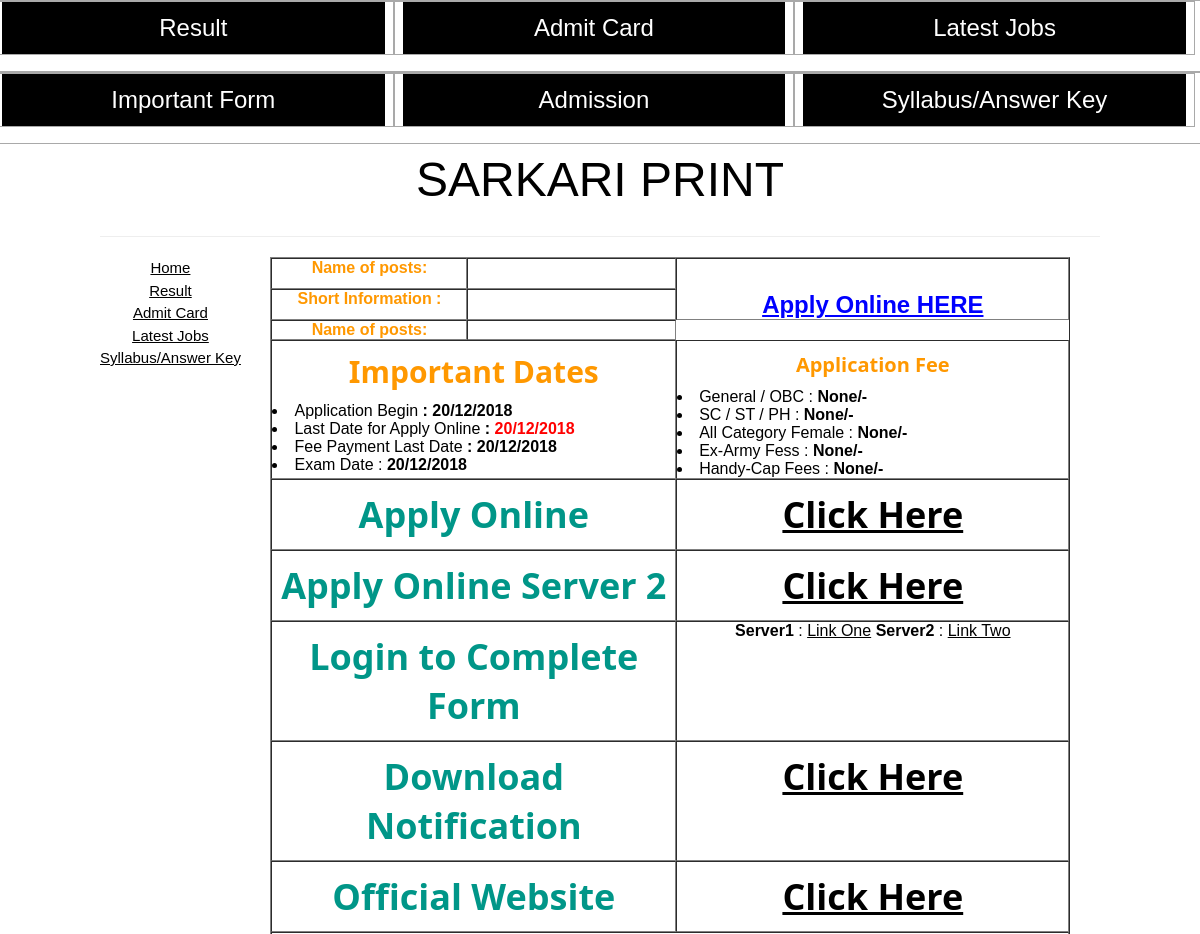
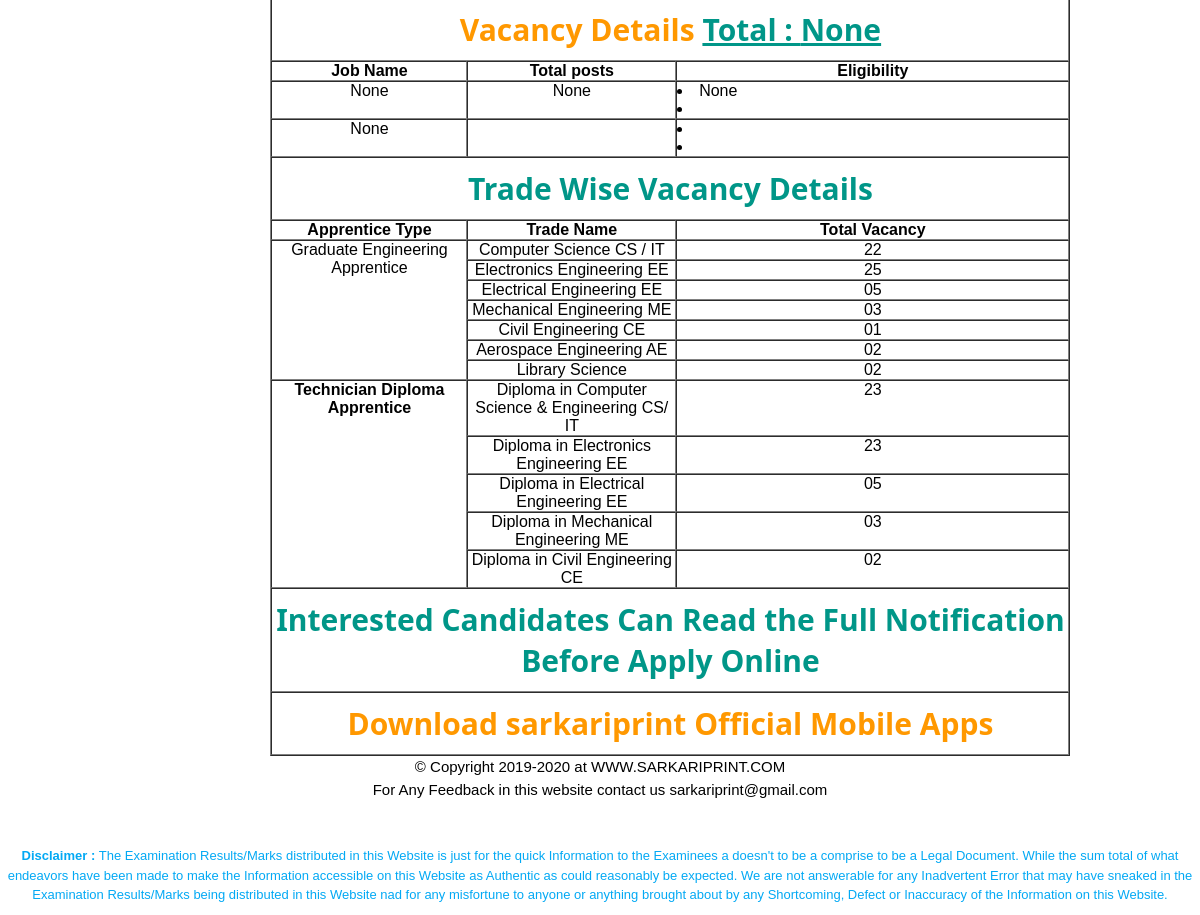
The app's page /result/1/ with its own data (2 pictures, top to bottom).
### scrp/models.py (models this page shows, shortened)
class Result(models.Model):
	author = models.ForeignKey(settings.AUTH_USER_MODEL, on_delete = models.CASCADE)
	resultdetails = models.CharField(max_length = 200)
	resultdetailstitle = models.TextField()
	startdate = models.CharField(max_length = 200,null = True, blank = True)
	lastdate = models.CharField(max_length = 200,null = True, blank = True)
	feedate = models.CharField(max_length = 200,null = True, blank = True)
	examdate = models.CharField(max_length = 200,null = True, blank = True)
	generalfee = models.CharField(max_length = 200,null = True, blank = True)
	obcfee = models.CharField(max_length = 200,null = True, blank = True)
	exarmyfee = models.CharField(max_length = 200,null = True, blank = True)
	handycapfee = models.CharField(max_length = 200,null = True, blank = True)
	girlfee = models.CharField(max_length = 200,null = True, blank = True)
	post1 = models.CharField(max_length = 200,null = True, blank = True)
	post1vacncy = models.CharField(max_length = 200,null = True, blank = True)
	post1qulification = models.CharField(max_length = 200,null = True, blank = True)
	post1qulification2 = models.CharField(max_length = 200,null = True, blank = True)
	post1qulification3 = models.CharField(max_length = 200,null = True, blank = True)
	post1qulification4 = models.CharField(max_length = 200,null = True, blank = True)
	post1qulification5 = models.CharField(max_length = 200,null = True, blank = True)
	post1qulification6 = models.CharField(max_length = 200,null = True, blank = True)
	answerkeylink = models.CharField(max_length = 200,null = True, blank = True)
	officialwebsite = models.CharField(max_length = 200,null = True, blank = True)
	applylink = models.CharField(max_length = 200,null = True, blank = True)
	loginlink = models.CharField(max_length = 200,null = True, blank = True)
	applylink2 = models.CharField(max_length = 200,null = True, blank = True)
	loginlink2 = models.CharField(max_length = 200,null = True, blank = True)
	examnotice = models.CharField(max_length = 200,null = True, blank = True)
	examnotice2 = models.CharField(max_length = 200,null = True, blank = True)
	admitcardlink = models.CharField(max_length = 200,null = True, blank = True)
	reserve = models.CharField(max_length = 200,null = True, blank = True)
	screnshot = models.FileField(upload_to = 'images/p/', null = True,blank = True)
	created_date = models.DateTimeField(default = timezone.now)
	published_date = models.DateTimeField(blank = True, null = True)

### scrp/views.py (the view)
# urls.py: path('result/<int:pk>/', views.result_detail, name='result_detail'),
def result_detail(request, pk):
    posts = get_object_or_404(Result, pk=pk)
    return render(request, 'scrp/result_detail.html', {'posts': posts})

### templates/scrp/result_detail.html (shortened to what this page needs)
<html>{% load static %}
<head>
<link href="{% static 'main.css' %}" rel="stylesheet">
</head>
<body style="background-color:#FFFFFF">
<div class="sarkariprintrow-padding" style="margin:0 -16px">
     <div class="sarkariprinthalf">
	 <a href="{% url 'result' %}">
          <ul class="sarkariprintul sarkariprintwhite sarkariprintcenter">
            <li class="sarkariprintblack sarkariprintxlarge sarkariprintpadding-32">Result</li>
          </ul>
		   </a>
        </div>
        <div class="sarkariprinthalf">
		<a href="{% url 'admit' %}">
          <ul class="sarkariprintul sarkariprintwhite sarkariprintcenter">
            <li class="sarkariprintblack sarkariprintxlarge sarkariprintpadding-32">Admit Card</li>
          </ul>
		  </a>
        </div>
			<div class="sarkariprinthalf  sarkariprintmargin-bottom">
 <a href="{% url 'post_list' %}">
          <ul class="sarkariprintul sarkariprintwhite sarkariprintcenter">
            <li class="sarkariprintblack sarkariprintxlarge sarkariprintpadding-32">Latest Jobs</li>
            </ul>
			</a>
        </div>
      </div>
<div class="sarkariprintrow-padding" style="margin:0 -16px">
        <div class="sarkariprinthalf">
		<a href="{% url 'important' %}">
          <ul class="sarkariprintul sarkariprintwhite sarkariprintcenter">
            <li class="sarkariprintblack sarkariprintxlarge sarkariprintpadding-32">Important Form</li>
		</a>
        </div>
        <div class="sarkariprinthalf">
          <a href="{% url 'admission' %}">
          <ul class="sarkariprintul sarkariprintwhite sarkariprintcenter">
            <li class="sarkariprintblack sarkariprintxlarge sarkariprintpadding-32">Admission</li>
             </ul>
			 </a>
        </div>
		<div class="sarkariprinthalf  sarkariprintmargin-bottom">
 <a href="{% url 'answer' %}">
          <ul class="sarkariprintul sarkariprintwhite sarkariprintcenter">
            <li class="sarkariprintblack sarkariprintxlarge sarkariprintpadding-32">Syllabus/Answer Key</li>
          </ul>
		  </a>
        </div>
      </div>
<div align="center">
<div style="height:auto; width:1000px; margin:0">
<div id="header" style="cursor: pointer;">
<div id="head-title">
<font size="+4">SARKARI PRINT</font>
<hr>
</div>
<div id="hmenu">
<ul class="hmenu">
<li>
<a href="{% url 'home' %}" class="parent">
<span>Home</span>
</a>
</li>
<li>
<a href="{% url 'result' %}" class="parent">
<span>Result</span>
</a>
</li>
<li>
<a href="{% url 'admit' %}" class="parent">
<span>Admit Card</span>
</a>
</li>
<li>
<a href="{% url 'post_list' %}" class="parent">
<span>Latest Jobs</span>
</a>
</li>
<li>
<a href="{% url  'answer' %}" class="parent">
<span>Syllabus/Answer Key</span>
</a>
</li>
</ul>
</div>
</div>
<table width="800" border="1" cellspacing="0" cellpadding="0">
<tbody>
<tr>
<tr>
<td valign="top" align="left" style="font-weight:bold; color:#ff9800" width="196">
<p align="center"><b>Name of posts:</b></p>
</td>
<td colspan="2" valign="top" width="95" align="left" width="259">
</td>
<td colspan="5" rowspan="2" valign="top" width="326">
<p align="center" style="padding-top: 32px;"><span style="color:blue;font-size:1.5em"><b><a href="{{ posts.applylink }}">Apply Online HERE</a></b></span></p>
</td>
</tr>
<tr>
<td valign="top" align="left" style="font-weight:bold; color:#ff9800" width="196">
<p align="center"><b>Short Information :</b></p>
</td>
<td colspan="2" valign="top" width="95" align="left" width="259">
</td>
</tr>
<tr>
<td valign="top" align="left" style="font-weight:bold; color:#ff9800" width="196">
<p align="center"><b>Name of posts:</b></p>
</td>
<td colspan="2" valign="top" width="95" align="left" width="259">
</td>
</tr>
<td colspan="4" valign="top" width="338">
<h2 align="center"><span style="color: #ff9800;"><b>Important Dates</b></span><b></b></h2>
<li>Application Begin<b> : {{ posts.startdate }}</b></li>
<li>Last Date for Apply Online<b> :<span style="color: #ff0000;"> {{ posts.lastdate }}</span></b></li>
<li>Fee Payment Last Date <b>: {{ posts.feedate }}</b></li>
<li>Exam Date : <b>{{ posts.examdate }}</b></li>
</td>
<td colspan="4" valign="top" width="278">
<h4 align="center"><span style="color: #ff9800;"><b>Application Fee</b></span><b></b></h4>
<li>General / OBC : <b>{{ posts.generalfee }}/-</b></li>
<li>SC / ST / PH : <b>{{ posts.obcfee }}/- </b></li>
<li>All Category Female : <b>{{ posts.girlfee }}/- </b></li>
<li>Ex-Army Fess : <b>{{ posts.exarmyfee }}/- </b></li>
<li>Handy-Cap Fees : <b>{{ posts.handycapfee }}/- </b></li>
</td>
</tr>
<tr>
<td colspan="6" valign="top" width="369">
<h1 align="center"><span style="color: #009688;"><b>Apply Online</b></span><b></b></h1>
</td>
<td colspan="2" valign="top" width="247">
<h1 align="center"><b><a href="{{ posts.applylink }}">Click Here</a></b></h1>
</td>
</tr>
<tr>
<td colspan="6" valign="top" width="369">
<h1 align="center"><span style="color: #009688;"><b>Apply Online Server 2</b></span><b></b></h1>
</td>
<td colspan="2" valign="top" width="247">
<h1 align="center"><b><a href="{{ posts.applylink2 }}">Click Here</a></b></h1>
</td>
</tr>
<tr>
<td colspan="6" valign="top" width="369">
<h1 align="center"><b><span style="color: #009688;">Login to Complete Form</span>
</b><b></b></h1>
</td>
<td colspan="2" valign="top" width="247">
<p align="center"><b>Server1</b> : <a href="{{ posts.Loginlink }}">Link One</a>  <b>Server2</b> : <a href="{{ posts.loginlink }}">Link Two</a></b></p>
</td>
</tr>
<tr>
<td colspan="6" valign="top" width="369">
<h1 align="center"><span style="color: #009688;"><b>Download Notification</b></span><b></b></h1>
</td>
<td colspan="2" valign="top" width="247">
<h1 align="center"><a href="{{ posts.Examnotice }}" target="_blank"><b>Click Here</b></a><b></b></h1>
</td>
</tr>
<tr>
<td colspan="6" valign="top" width="369">
<h1 align="center"><span style="color: #009688;"><b>Official Website</b></span><b></b></h1>
</td>
<td colspan="2" valign="top" width="247">
<h1 align="center"><a href="{{ posts.Officialwebsite }}" target="_blank"><b>Click Here</b></a><b></b></h1>
</td>
</tr>
<tr>
<td colspan="8" valign="top" width="616">
<h2 align="center"><span style="color: #ff9800;"><b>Vacancy Details <span style="color: #009688;"><u>Total : {{ posts.post1vacncy }}<u></span></b></span><b></b></h2>
</td>
</tr>
<tr>
<td valign="top" width="196">
<p align="center"><b>Job Name</b></p>
</td>
<td colspan="2" valign="top" width="95">
<p align="center"><b>Total posts</b></p>
</td>
<td colspan="5" valign="top" width="326">
<p align="center"><b>Eligibility</b></p>
</td>
</tr>
<tr>
<td valign="top" width="196">
<p align="center">{{ posts.post1 }}</p>
</td>
<td colspan="2" valign="top" width="95">
<p align="center">{{ posts.post1vacncy}}</p>
</td>
<td colspan="5" valign="top" width="326">
<li>{{ posts.post1qulification }}</li>
<li>{{ posts.post2qulification }}</li>
</td>
</tr>
<tr>
<td valign="top" width="196">
<p align="center">{{ posts.post1 }}</p>
</td>
<td colspan="2" valign="top" width="95">
</td>
<td colspan="5" valign="top" width="326">
<li>{{ posts.post2qulification }}</li>
<li>{{ posts.post2qulification2 }}</li>
</td>
</tr>
<tr>
<td colspan="8" valign="top" width="616">
<h2 align="center"><span style="color: #009688;"><b>Trade Wise Vacancy Details</b></span></h2>
</td>
</tr>
<tr>
<td valign="top" width="196">
<p align="center"><b>Apprentice Type</b></p>
</td>
<td colspan="4" valign="top" width="161">
<p align="center"><b>Trade Name</b></p>
</td>
<td colspan="3" valign="top" width="259">
<p align="center"><b>Total Vacancy</b></p>
</td>
</tr>
<tr>
<td rowspan="7" valign="top" width="196">
<p align="center">Graduate Engineering Apprentice</p>
</td>
<td colspan="4" valign="top" width="161">
<p align="center">Computer Science CS / IT</p>
</td>
<td colspan="3" valign="top" width="259">
<p align="center">22</p>
</td>
</tr>
<tr>
<td colspan="4" valign="top" width="161">
<p align="center">Electronics Engineering EE</p>
</td>
<td colspan="3" valign="top" width="259">
<p align="center">25</p>
</td>
</tr>
<tr>
<td colspan="4" valign="top" width="161">
<p align="center">Electrical Engineering EE</p>
</td>
<td colspan="3" valign="top" width="259">
<p align="center">05</p>
</td>
</tr>
<tr>
<td colspan="4" valign="top" width="161">
<p align="center">Mechanical Engineering ME</p>
</td>
<td colspan="3" valign="top" width="259">
<p align="center">03</p>
</td>
</tr>
<tr>
<td colspan="4" valign="top" width="161">
<p align="center">Civil Engineering CE</p>
</td>
<td colspan="3" valign="top" width="259">
<p align="center">01</p>
</td>
</tr>
<tr>
<td colspan="4" valign="top" width="161">
<p align="center">Aerospace Engineering AE</p>
</td>
<td colspan="3" valign="top" width="259">
<p align="center">02</p>
</td>
</tr>
<tr>
<td colspan="4" valign="top" width="161">
<p align="center">Library Science</p>
</td>
<td colspan="3" valign="top" width="259">
<p align="center">02</p>
</td>
</tr>
<tr>
<td rowspan="5" valign="top" width="196">
<p align="center"><b>Technician Diploma Apprentice</b></p>
</td>
<td colspan="4" valign="top" width="161">
<p align="center">Diploma in Computer Science &amp; Engineering CS/ IT</p>
</td>
<td colspan="3" valign="top" width="259">
<p align="center">23</p>
</td>
</tr>
<tr>
<td colspan="4" valign="top" width="161">
<p align="center">Diploma in Electronics Engineering EE</p>
</td>
<td colspan="3" valign="top" width="259">
<p align="center">23</p>
</td>
</tr>
<tr>
<td colspan="4" valign="top" width="161">
<p align="center">Diploma in Electrical Engineering EE</p>
</td>
<td colspan="3" valign="top" width="259">
<p align="center">05</p>
</td>
</tr>
<tr>
<td colspan="4" valign="top" width="161">
<p align="center">Diploma in Mechanical Engineering ME</p>
</td>
<td colspan="3" valign="top" width="259">
<p align="center">03</p>
</td>
</tr>
<tr>
<td colspan="4" valign="top" width="161">
<p align="center">Diploma in Civil Engineering CE</p>
</td>
<td colspan="3" valign="top" width="259">
<p align="center">02</p>
</td>
</tr>
<tr>
<td colspan="8" valign="top" width="616">
<h2 align="center"><span style="color: #009688;"><b>Interested Candidates Can Read the Full Notification Before Apply Online</b></span></h2>
</td>
</tr>
<tr>
<td colspan="8" valign="top" width="616">
<h2 align="center"><span style="color: #ff9800;"><b>Download sarkariprint Official Mobile Apps</b></span></h2>
</td>
</tr>
</tbody>
</table>
</div>
<div id="footer" align="center">
<div id="copy"> © Copyright 2019-2020 at WWW.SARKARIPRINT.COM
<br>For Any Feedback in this website contact us sarkariprint@gmail.com<br><br></div><br>
<div align="center" style="margin-bottom:10px"><font size="-1" color="#03a9f4"><b>Disclaimer : </b>The Examination Results/Marks distributed in this Website is just for the quick Information to the Examinees a doesn't to be a comprise to be a Legal Document. While the sum total of what endeavors have been made to make the Information accessible on this Website as Authentic as could reasonably be expected. We are not answerable for any Inadvertent Error that may have sneaked in the Examination Results/Marks being distributed in this Website nad for any misfortune to anyone or anything brought about by any Shortcoming, Defect or Inaccuracy of the Information on this Website.</font></div>
</div>
</div></body></html>

### scrp/static/main.css (style rules this page uses)
html { box-sizing:border-box }
*,*:before,*:after { box-sizing:inherit }
html { -ms-text-size-adjust:100%;-webkit-text-size-adjust:100% }
body { margin:0 }
a { background-color:transparent }
b,strong { font-weight:bolder }
hr { box-sizing:content-box;height:0;overflow:visible }
body,h1,h2,h3,h4,h5 { font-family: "Raleway", sans-serif }
html,body { font-family:Verdana,sans-serif;font-size:15px;line-height:1.5 }
html { overflow-x:hidden }
h1 { font-size:36px }
h2 { font-size:30px }
h4 { font-size:20px }
h1,h2,h3,h4,h5,h6 { font-family:"Segoe UI",Arial,sans-serif;font-weight:400;margin:10px 0 }
hr { border:0;border-top:1px solid #eee;margin:20px 0 }
a { color:inherit }
.sarkariprintul { list-style-type:none;padding:0;margin:0 }
.sarkariprintul li { padding:8px 16px;border-bottom:1px solid #ddd }
.sarkariprintul li:last-child { border-bottom:none }
.sarkariprintcontainer:after,.sarkariprintcontainer:before,.sarkariprintpanel:after,.sarkariprintpanel:before,.sarkariprintrow:after,.sarkariprintrow:before,.sarkariprintrow-padding:after,.sarkariprintrow-padding:before, .sarkariprintcell-row:before,.sarkariprintcell-row:after,.sarkariprintclear:after,.sarkariprintclear:before,.sarkariprintbar:before,.sarkariprintbar:after { content:"";display:table;clear:both }
.sarkariprintcol,.sarkariprinthalf,.sarkariprintthird,.sarkariprinttwothird,.sarkariprintthreequarter,.sarkariprintquarter { float:left;width:100% }
@media (min-width:601px) { .sarkariprintcol.m6,.sarkariprinthalf { width:32.99999% } }
.sarkariprintrow-padding,.sarkariprintrow-padding>.sarkariprinthalf,.sarkariprintrow-padding>.sarkariprintthird,.sarkariprintrow-padding>.sarkariprinttwothird,.sarkariprintrow-padding>.sarkariprintthreequarter,.sarkariprintrow-padding>.sarkariprintquarter,.sarkariprintrow-padding>.sarkariprintcol { padding:0 8px;border: 1px solid darkgray }
.sarkariprintxlarge { font-size:24px!important }
.sarkariprintcenter { text-align:center!important }
.sarkariprintmargin-bottom { margin-bottom:16px!important }
.sarkariprintwhite,.sarkariprinthover-white:hover { color:#000!important;background-color:#fff!important }
.sarkariprintblack,.sarkariprinthover-black:hover { color:#fff!important;background-color:#000!important }
.hmenu { margin: 0;padding: 0;list-style: none;float: left; }

### records on screen
Result: startdate "20/12/2018", lastdate "20/12/2018", feedate "20/12/2018", examdate "20/12/2018", generalfee "None", obcfee "None", girlfee "None", exarmyfee "None", handycapfee "None", post1vacncy "None", post1 "None", post1qulification "None"
